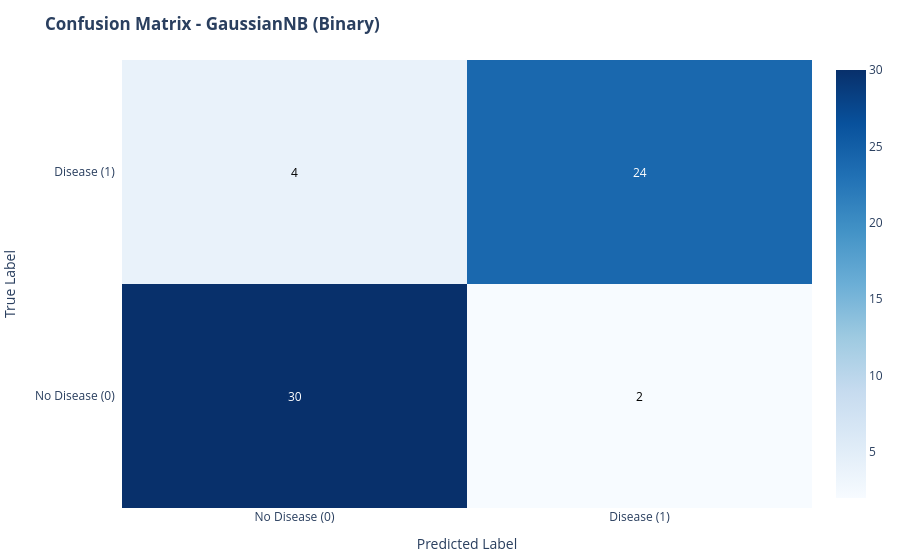
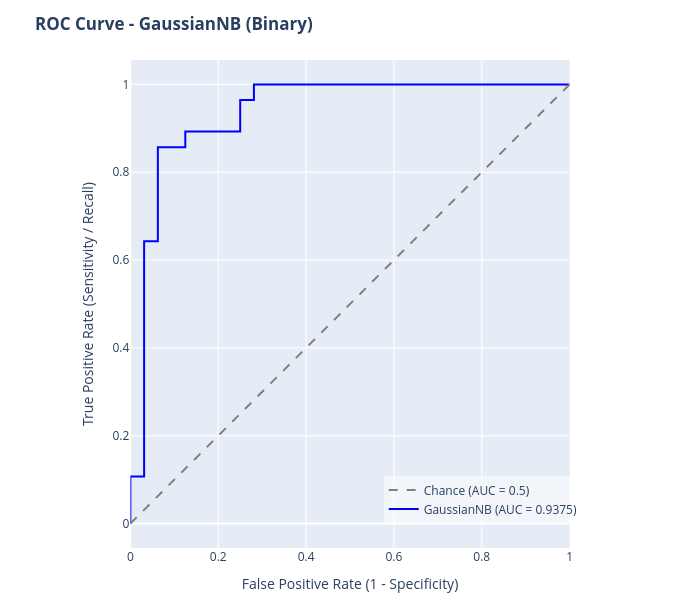

These figures' notebook cell, in order:
### Code cell
model_key = "GaussianNB"
gnb_summary, gnb_roc = evaluate_binary_classifier(
    y_true_test=y_test,
    y_pred_test=y_pred_gnb_bin_revised,
    y_pred_proba_test_positive_class=y_pred_proba_gnb_bin_revised[:, 1],
    model_name=model_key,
    X_train_processed=X_train_scaled,    
    y_true_train=y_train,                
    trained_model_object=gnb_binary_model,  
    roc_plot_color='blue'
)


if not any(s.get('model_name') == model_key for s in all_models_metrics_summary):
    all_models_metrics_summary.append(gnb_summary)
if not any(r.get('model_name') == model_key for r in all_models_roc_data_for_plot):
    all_models_roc_data_for_plot.append(gnb_roc)

### Figure 1 — Plotly figure (JSON) as saved in the notebook; plotly's stock layout.template omitted (floating-point values rounded to 4 significant figures)
{"data": [{"colorscale": [[0, "rgb(247,251,255)"], [0.125, "rgb(222,235,247)"], [0.25, "rgb(198,219,239)"], [0.375, "rgb(158,202,225)"], [0.5, "rgb(107,174,214)"], [0.625, "rgb(66,146,198)"], [0.75, "rgb(33,113,181)"], [0.875, "rgb(8,81,156)"], [1, "rgb(8,48,107)"]], "reversescale": false, "showscale": true, "type": "heatmap", "x": ["No Disease (0)", "Disease (1)"], "y": ["No Disease (0)", "Disease (1)"], "z": [[30, 2], [4, 24]]}], "layout": {"annotations": [{"font": {"color": "#FFFFFF"}, "showarrow": false, "text": "30", "x": "No Disease (0)", "xref": "x", "y": "No Disease (0)", "yref": "y"}, {"font": {"color": "#000000"}, "showarrow": false, "text": "2", "x": "Disease (1)", "xref": "x", "y": "No Disease (0)", "yref": "y"}, {"font": {"color": "#000000"}, "showarrow": false, "text": "4", "x": "No Disease (0)", "xref": "x", "y": "Disease (1)", "yref": "y"}, {"font": {"color": "#FFFFFF"}, "showarrow": false, "text": "24", "x": "Disease (1)", "xref": "x", "y": "Disease (1)", "yref": "y"}], "margin": {"b": 50, "l": 10, "r": 10, "t": 60}, "title": {"text": "<b>Confusion Matrix - GaussianNB (Binary)</b>"}, "xaxis": {"dtick": 1, "gridcolor": "rgb(0, 0, 0)", "side": "bottom", "ticks": "", "title": {"text": "Predicted Label"}}, "yaxis": {"dtick": 1, "ticks": "", "ticksuffix": "  ", "title": {"text": "True Label"}}}}

### Figure 2 — Plotly figure (JSON) as saved in the notebook; plotly's stock layout.template omitted (floating-point values rounded to 4 significant figures)
{"data": [{"line": {"color": "blue", "width": 2}, "mode": "lines", "name": "GaussianNB (AUC = 0.9375)", "type": "scatter", "x": [0.0, 0.0, 0.0, 0.03125, 0.03125, 0.0625, 0.0625, 0.125, 0.125, 0.25, 0.25, 0.2812, 0.2812, 1.0], "y": [0.0, 0.03571, 0.1071, 0.1071, 0.6429, 0.6429, 0.8571, 0.8571, 0.8929, 0.8929, 0.9643, 0.9643, 1.0, 1.0]}, {"line": {"color": "grey", "dash": "dash", "width": 2}, "mode": "lines", "name": "Chance (AUC = 0.5)", "type": "scatter", "x": [0, 1], "y": [0, 1]}], "layout": {"height": 600, "hovermode": "x unified", "legend": {"bgcolor": "rgba(255,255,255,0.5)", "traceorder": "reversed", "x": 0.55, "y": 0.05}, "margin": {"b": 50, "l": 10, "r": 10, "t": 60}, "title": {"text": "<b>ROC Curve - GaussianNB (Binary)</b>"}, "width": 700, "xaxis": {"constrain": "domain", "title": {"text": "False Positive Rate (1 - Specificity)"}}, "yaxis": {"constrain": "domain", "scaleanchor": "x", "scaleratio": 1, "title": {"text": "True Positive Rate (Sensitivity / Recall)"}}}}
